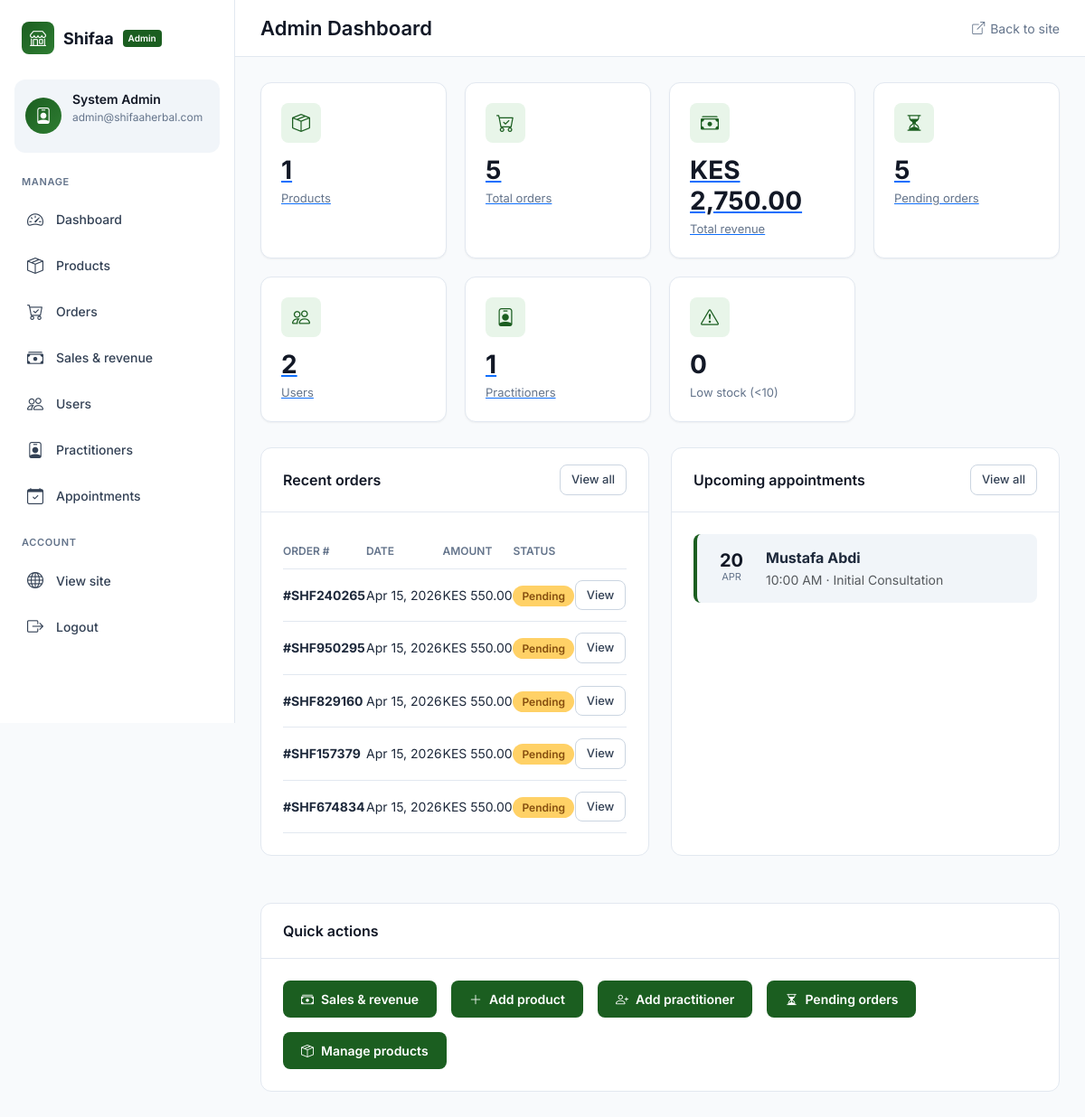
/admin-dashboard (signed in), run on the app's committed database.
### models.py (models this page shows, shortened)
class User(UserMixin, db.Model):
    __tablename__ = 'user'
    id = db.Column(db.Integer, primary_key=True)
    name = db.Column(db.String(100), nullable=False)
    email = db.Column(db.String(120), unique=True, nullable=False, index=True)  # Added index
    phone = db.Column(db.String(20))
    address = db.Column(db.Text)
    role = db.Column(db.String(20), default='user', index=True)  # Added index
    password_hash = db.Column(db.String(255), nullable=False)
    created_at = db.Column(db.DateTime, default=datetime.utcnow)
    updated_at = db.Column(db.DateTime, default=datetime.utcnow, onupdate=datetime.utcnow)
    orders = db.relationship('Order', backref='user', lazy='dynamic')
    cart_items = db.relationship('CartItem', backref='user', lazy='dynamic', cascade='all, delete-orphan')
    appointments = db.relationship('Appointment', backref='user', lazy='dynamic')
    discussions = db.relationship('Discussion', backref='user', lazy='dynamic')
    questions = db.relationship('Question', backref='user', lazy='dynamic')
    stories = db.relationship('Story', backref='user', lazy='dynamic')
    support_requests = db.relationship('SupportRequest', backref='user', lazy='dynamic')

class Order(db.Model):
    __tablename__ = 'order'
    id = db.Column(db.Integer, primary_key=True)
    order_number = db.Column(db.String(50), unique=True, nullable=False, index=True)  # Added index
    user_id = db.Column(db.Integer, db.ForeignKey('user.id'), nullable=False, index=True)  # Added index
    total_amount = db.Column(db.Numeric(10, 2), nullable=False)
    status = db.Column(db.String(50), default='pending', index=True)  # Added index
    shipping_address = db.Column(db.Text, nullable=False)
    delivery_option = db.Column(db.String(50), default='standard')
    payment_method = db.Column(db.String(50), default='mpesa')
    payment_status = db.Column(db.String(50), default='pending', index=True)  # Added index
    notes = db.Column(db.Text)
    created_at = db.Column(db.DateTime, default=datetime.utcnow, index=True)  # Added index
    updated_at = db.Column(db.DateTime, default=datetime.utcnow, onupdate=datetime.utcnow)
    items = db.relationship('OrderItem', backref='order', lazy='dynamic', cascade='all, delete-orphan')
    __table_args__ = (
        db.Index('idx_order_user_status', 'user_id', 'status'),
        db.Index('idx_order_created_status', 'created_at', 'status'),
    )

class Appointment(db.Model):
    __tablename__ = 'appointment'
    id = db.Column(db.Integer, primary_key=True)
    user_id = db.Column(db.Integer, db.ForeignKey('user.id'), nullable=False, index=True)  # Added index
    practitioner_id = db.Column(db.Integer, db.ForeignKey('practitioner.id'), nullable=False, index=True)  # Added index
    appointment_type = db.Column(db.String(100), default='general advice')
    appointment_date = db.Column(db.DateTime, nullable=False, index=True)  # Added index
    notes = db.Column(db.Text)
    status = db.Column(db.String(50), default='scheduled', index=True)  # Added index
    created_at = db.Column(db.DateTime, default=datetime.utcnow)
    updated_at = db.Column(db.DateTime, default=datetime.utcnow, onupdate=datetime.utcnow)
    __table_args__ = (
        db.Index('idx_appointment_user_status', 'user_id', 'status'),
        db.Index('idx_appointment_practitioner_date', 'practitioner_id', 'appointment_date'),
        db.Index('idx_appointment_date_status', 'appointment_date', 'status'),
    )

class Practitioner(db.Model):
    __tablename__ = 'practitioner'
    id = db.Column(db.Integer, primary_key=True)
    name = db.Column(db.String(100), nullable=False, index=True)  # Added index
    title = db.Column(db.String(100))
    bio = db.Column(db.Text)
    specialties = db.Column(db.String(200), index=True)  # Added index
    image_url = db.Column(db.String(500))
    email = db.Column(db.String(120), unique=True, index=True)  # Added index
    phone = db.Column(db.String(20))
    is_active = db.Column(db.Boolean, default=True, index=True)  # Added index
    created_at = db.Column(db.DateTime, default=datetime.utcnow)
    updated_at = db.Column(db.DateTime, default=datetime.utcnow, onupdate=datetime.utcnow)
    appointments = db.relationship('Appointment', backref='practitioner', lazy='dynamic')

### app.py (the view)
    @app.route("/admin-dashboard")
    @login_required
    @admin_required
    def admin_dashboard():
        from models import Order, Product, Appointment, Practitioner
        product_count = Product.query.count()
        order_count = Order.query.count()
        user_count = User.query.count()
        practitioner_count = Practitioner.query.count()
        pending_orders = Order.query.filter_by(status="pending").count()
        total_revenue = db.session.query(db.func.coalesce(db.func.sum(Order.total_amount), 0)).scalar() or 0
        recent_orders = Order.query.order_by(Order.created_at.desc()).limit(5).all()
        upcoming_appointments = Appointment.query.filter(
            Appointment.appointment_date >= datetime.utcnow(),
            Appointment.status == "scheduled"
        ).order_by(Appointment.appointment_date).limit(5).all()
        low_stock = Product.query.filter(Product.stock > 0, Product.stock < 10).count()
        return render_template(
            "admin/dashboard.html",
            product_count=product_count,
            order_count=order_count,
            user_count=user_count,
            practitioner_count=practitioner_count,
            pending_orders=pending_orders,
            recent_orders=recent_orders,
            upcoming_appointments=upcoming_appointments,
            low_stock=low_stock,
            total_revenue=total_revenue,
        )

### templates/admin/dashboard.html (shortened to what this page needs)
{% extends "admin/base.html" %}
{% block page_title %}Admin Dashboard{% endblock %}
{% block content %}
<div class="stats-grid">
    <a href="{{ url_for('admin_products') }}" class="stat-card">
        <div class="stat-header">
            <div class="stat-icon"><i class="bi bi-box-seam"></i></div>
        </div>
        <div class="stat-content">
            <h3>{{ product_count }}</h3>
            <p>Products</p>
        </div>
    </a>
    <a href="{{ url_for('admin_orders') }}" class="stat-card">
        <div class="stat-header">
            <div class="stat-icon"><i class="bi bi-cart-check"></i></div>
        </div>
        <div class="stat-content">
            <h3>{{ order_count }}</h3>
            <p>Total orders</p>
        </div>
    </a>
    <a href="{{ url_for('admin_sales') }}" class="stat-card">
        <div class="stat-header">
            <div class="stat-icon"><i class="bi bi-cash-stack"></i></div>
        </div>
        <div class="stat-content">
            <h3>{{ total_revenue|currency }}</h3>
            <p>Total revenue</p>
        </div>
    </a>
    <a href="{{ url_for('admin_orders') }}?status=pending" class="stat-card">
        <div class="stat-header">
            <div class="stat-icon"><i class="bi bi-hourglass-split"></i></div>
        </div>
        <div class="stat-content">
            <h3>{{ pending_orders }}</h3>
            <p>Pending orders</p>
        </div>
    </a>
    <a href="{{ url_for('admin_users') }}" class="stat-card">
        <div class="stat-header">
            <div class="stat-icon"><i class="bi bi-people"></i></div>
        </div>
        <div class="stat-content">
            <h3>{{ user_count }}</h3>
            <p>Users</p>
        </div>
    </a>
    <a href="{{ url_for('admin_practitioners') }}" class="stat-card">
        <div class="stat-header">
            <div class="stat-icon"><i class="bi bi-person-badge"></i></div>
        </div>
        <div class="stat-content">
            <h3>{{ practitioner_count }}</h3>
            <p>Practitioners</p>
        </div>
    </a>
    <div class="stat-card">
        <div class="stat-header">
            <div class="stat-icon"><i class="bi bi-exclamation-triangle"></i></div>
        </div>
        <div class="stat-content">
            <h3>{{ low_stock }}</h3>
            <p>Low stock (&lt;10)</p>
        </div>
    </div>
</div>
<div class="dashboard-grid">
    <div class="card-admin">
        <div class="card-header d-flex justify-content-between align-items-center">
            <span>Recent orders</span>
            <a href="{{ url_for('admin_orders') }}" class="btn-sm-admin">View all</a>
        </div>
        <div class="card-body">
            {% if recent_orders %}
            <table class="orders-table">
                <thead>
                    <tr>
                        <th>Order #</th>
                        <th>Date</th>
                        <th>Amount</th>
                        <th>Status</th>
                        <th></th>
                    </tr>
                </thead>
                <tbody>
                    {% for order in recent_orders %}
                    <tr>
                        <td><strong>#{{ order.order_number }}</strong></td>
                        <td>{{ order.created_at|local_strftime('%b %d, %Y') }}</td>
                        <td>{{ order.total_amount|currency }}</td>
                        <td><span class="badge-status badge-{{ order.status }}">{{ order.status|title }}</span></td>
                        <td><a href="{{ url_for('admin_order_detail', order_id=order.id) }}" class="btn-sm-admin">View</a></td>
                    </tr>
                    {% endfor %}
                </tbody>
            </table>
            {% else %}
            <div class="empty-state">
                <i class="bi bi-cart-x"></i>
                <h4>No orders yet</h4>
                <p>Orders will appear here</p>
            </div>
            {% endif %}
        </div>
    </div>
    <div class="card-admin">
        <div class="card-header d-flex justify-content-between align-items-center">
            <span>Upcoming appointments</span>
            <a href="{{ url_for('admin_appointments') }}" class="btn-sm-admin">View all</a>
        </div>
        <div class="card-body">
            {% if upcoming_appointments %}
            <div class="appointments-list">
                {% for apt in upcoming_appointments %}
                <div class="appointment-item">
                    <div class="appointment-date">
                        <div class="date-day">{{ apt.appointment_date|local_day }}</div>
                        <div class="date-month">{{ apt.appointment_date|local_month }}</div>
                    </div>
                    <div class="flex-grow-1">
                        <strong>{{ apt.practitioner.name }}</strong><br>
                        <small class="text-muted">{{ apt.appointment_date|local_time }} · {{ apt.appointment_type|title }}</small>
                    </div>
                </div>
                {% endfor %}
            </div>
            {% else %}
            <div class="empty-state">
                <i class="bi bi-calendar-x"></i>
                <h4>No upcoming appointments</h4>
                <p>Appointments will appear here</p>
            </div>
            {% endif %}
        </div>
    </div>
</div>
<div class="card-admin">
    <div class="card-header">Quick actions</div>
    <div class="card-body">
        <div class="d-flex flex-wrap gap-3">
            <a href="{{ url_for('admin_sales') }}" class="btn-admin"><i class="bi bi-cash-stack"></i> Sales & revenue</a>
            <a href="{{ url_for('admin_product_new') }}" class="btn-admin"><i class="bi bi-plus-lg"></i> Add product</a>
            <a href="{{ url_for('admin_practitioner_new') }}" class="btn-admin"><i class="bi bi-person-plus"></i> Add practitioner</a>
            <a href="{{ url_for('admin_orders') }}?status=pending" class="btn-admin"><i class="bi bi-hourglass-split"></i> Pending orders</a>
            <a href="{{ url_for('admin_products') }}" class="btn-admin"><i class="bi bi-box-seam"></i> Manage products</a>
        </div>
    </div>
</div>
{% endblock %}

### templates/admin/base.html (shortened to what this page needs)
<!DOCTYPE html>
<html lang="en">
<head>
    <link href="https://cdn.jsdelivr.net/npm/bootstrap@5.3.0-alpha1/dist/css/bootstrap.min.css" rel="stylesheet">
    <link href="https://cdn.jsdelivr.net/npm/bootstrap-icons@1.8.1/font/bootstrap-icons.css" rel="stylesheet">
</head>
<body>
    <div class="admin-container">
        <aside class="sidebar" id="sidebar">
            <div class="logo">
                <div class="logo-icon"><i class="bi bi-shop"></i></div>
                <span class="logo-text">Shifaa</span>
                <span class="logo-badge">Admin</span>
            </div>
            <div class="user-profile">
                <div class="user-avatar"><i class="bi bi-person-badge"></i></div>
                <div class="user-info">
                    <h4>{{ current_user.name }}</h4>
                    <p>{{ current_user.email }}</p>
                </div>
            </div>
            <div class="nav-section">
                <div class="nav-title">Manage</div>
                <a href="{{ url_for('dashboard') }}" class="nav-item {% if request.endpoint == 'dashboard' %}active{% endif %}">
                    <i class="bi bi-speedometer2"></i>
                    <span>Dashboard</span>
                </a>
                <a href="{{ url_for('admin_products') }}" class="nav-item {% if request.endpoint and request.endpoint.startswith('admin_product') %}active{% endif %}">
                    <i class="bi bi-box-seam"></i>
                    <span>Products</span>
                </a>
                <a href="{{ url_for('admin_orders') }}" class="nav-item {% if request.endpoint and request.endpoint.startswith('admin_order') %}active{% endif %}">
                    <i class="bi bi-cart-check"></i>
                    <span>Orders</span>
                </a>
                <a href="{{ url_for('admin_sales') }}" class="nav-item {% if request.endpoint == 'admin_sales' %}active{% endif %}">
                    <i class="bi bi-cash-stack"></i>
                    <span>Sales & revenue</span>
                </a>
                <a href="{{ url_for('admin_users') }}" class="nav-item {% if request.endpoint == 'admin_users' %}active{% endif %}">
                    <i class="bi bi-people"></i>
                    <span>Users</span>
                </a>
                <a href="{{ url_for('admin_practitioners') }}" class="nav-item {% if request.endpoint and request.endpoint.startswith('admin_practitioner') %}active{% endif %}">
                    <i class="bi bi-person-badge"></i>
                    <span>Practitioners</span>
                </a>
                <a href="{{ url_for('admin_appointments') }}" class="nav-item {% if request.endpoint == 'admin_appointments' %}active{% endif %}">
                    <i class="bi bi-calendar-check"></i>
                    <span>Appointments</span>
                </a>
            </div>
            <div class="nav-section">
                <div class="nav-title">Account</div>
                <a href="{{ url_for('index') }}" class="nav-item">
                    <i class="bi bi-globe"></i>
                    <span>View site</span>
                </a>
                <a href="{{ url_for('logout') }}" class="nav-item">
                    <i class="bi bi-box-arrow-right"></i>
                    <span>Logout</span>
                </a>
            </div>
        </aside>
        <main class="main-content">
            <div class="top-bar">
                <h1>{% block page_title %}Admin{% endblock %}</h1>
                <a href="{{ url_for('index') }}" class="back-site"><i class="bi bi-box-arrow-up-right"></i> Back to site</a>
            </div>
            <div class="content-area">
                {% block content %}{% endblock %}
            </div>
        </main>
    </div>
</body>
</html>

### data on the page
User: name "System Admin", email "admin@shifaaherbal.com"
Order: order_number "SHF240265", created_at|local_strftime "Apr 15, 2026", total_amount "KES 550.00", status "Pending"
Order: order_number "SHF950295", created_at|local_strftime "Apr 15, 2026", total_amount "KES 550.00", status "Pending"
Order: order_number "SHF829160", created_at|local_strftime "Apr 15, 2026", total_amount "KES 550.00", status "Pending"
Order: order_number "SHF157379", created_at|local_strftime "Apr 15, 2026", total_amount "KES 550.00", status "Pending"
Order: order_number "SHF674834", created_at|local_strftime "Apr 15, 2026", total_amount "KES 550.00", status "Pending"
Appointment: appointment_date|local_day "20", appointment_date|local_month "APR", practitioner.name "Mustafa Abdi", appointment_date|local_time "10:00 AM", appointment_type "Initial Consultation"

### other printed values
{{ product_count }} "1"
{{ order_count }} "5"
{{ total_revenue|currency }} "KES 2,750.00"
{{ pending_orders }} "5"
{{ user_count }} "2"
{{ practitioner_count }} "1"
{{ low_stock }} "0"
